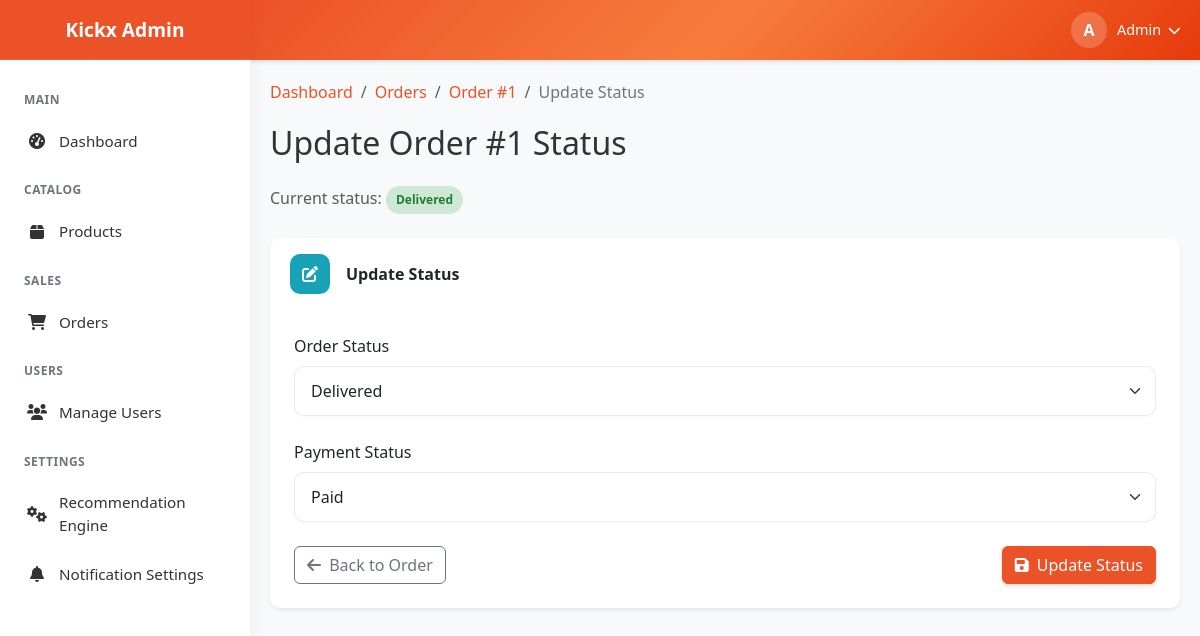
Page /admin/order/update/1 (signed in) on the committed database.
### kickx_app.py (models this page shows, shortened)
class User(db.Model, UserMixin):
    __tablename__ = 'users'
    id: Mapped[int] = mapped_column(primary_key=True, autoincrement=True)
    username: Mapped[str] = mapped_column(String(64), unique=True, nullable=False)
    email: Mapped[str] = mapped_column(String(120), unique=True, nullable=False)
    password_hash: Mapped[str] = mapped_column(String(128))
    first_name: Mapped[str] = mapped_column(String(64), nullable=True)
    last_name: Mapped[str] = mapped_column(String(64), nullable=True)
    created_at: Mapped[datetime] = mapped_column(default=datetime.utcnow)
    is_active: Mapped[bool] = mapped_column(Boolean, default=True)
    is_admin: Mapped[bool] = mapped_column(Boolean, default=False)
    orders = relationship('Order', back_populates='user', lazy='dynamic')
    reviews = relationship('Review', back_populates='user', lazy='dynamic')
    cart = relationship('Cart', back_populates='user', uselist=False)
    wishlist = relationship('Wishlist', back_populates='user', uselist=False)
    addresses = relationship('Address', back_populates='user', lazy='dynamic')
    notifications = relationship('Notification', back_populates='user', lazy='dynamic')

class Order(db.Model):
    __tablename__ = 'order'
    id: Mapped[int] = mapped_column(primary_key=True, autoincrement=True)
    user_id: Mapped[int] = mapped_column(ForeignKey('users.id'), nullable=False)
    status: Mapped[str] = mapped_column(String(20), default='pending')
    payment_status: Mapped[str] = mapped_column(String(20), default='pending')
    payment_id: Mapped[str] = mapped_column(String(64), nullable=True)
    payment_method: Mapped[str] = mapped_column(String(20), default='paypal')
    total_amount: Mapped[float] = mapped_column(Float, nullable=False)
    shipping_address: Mapped[str] = mapped_column(Text, nullable=False)
    shipping_city: Mapped[str] = mapped_column(String(64), nullable=False)
    shipping_state: Mapped[str] = mapped_column(String(64), nullable=False)
    shipping_zip: Mapped[str] = mapped_column(String(20), nullable=False)
    shipping_country: Mapped[str] = mapped_column(String(64), nullable=False)
    tracking_number: Mapped[str] = mapped_column(String(64), nullable=True)
    shipping_cost: Mapped[float] = mapped_column(Float, default=0.0)
    discount_amount: Mapped[float] = mapped_column(Float, default=0.0)
    processing_date: Mapped[datetime] = mapped_column(DateTime, nullable=True)
    shipping_date: Mapped[datetime] = mapped_column(DateTime, nullable=True)
    delivery_date: Mapped[datetime] = mapped_column(DateTime, nullable=True)
    created_at: Mapped[datetime] = mapped_column(default=datetime.utcnow)
    updated_at: Mapped[datetime] = mapped_column(default=datetime.utcnow, onupdate=datetime.utcnow)
    user = relationship('User', back_populates='orders')
    items = relationship('OrderItem', back_populates='order', lazy='dynamic', cascade='all, delete-orphan')

### kickx_app.py (the view, shortened to what this page needs)
@app.route('/admin/order/update/<int:order_id>', methods=['GET', 'POST'])
@login_required
def admin_update_order(order_id):
    if not current_user.is_admin:
        flash('You do not have permission to access the admin area!', 'danger')
        return redirect(url_for('index'))
    order = Order.query.get_or_404(order_id)
    return render_template('admin/update_order_status.html', order=order)

### kickx_app.py (called while the page is built)
@login_manager.user_loader
def load_user(user_id):
    return User.query.get(int(user_id))

@app.before_request
def load_notifications():
    if current_user.is_authenticated:
        notifications = Notification.query.filter_by(user_id=current_user.id) \
            .order_by(Notification.created_at.desc()) \
            .limit(5) \
            .all()
        g.notifications = notifications
    else:
        g.notifications = []

@app.context_processor
def utility_processor():
    def get_notifications():
        if hasattr(g, 'notifications'):
            return g.notifications
        return []
    return {'notifications': get_notifications()}

### templates/admin/update_order_status.html (shortened to what this page needs)
{% extends "admin/layout.html" %}
{% block content %}
<div class="container-fluid px-0">
    <nav aria-label="breadcrumb">
        <ol class="breadcrumb">
            <li class="breadcrumb-item"><a href="{{ url_for('admin_dashboard') }}">Dashboard</a></li>
            <li class="breadcrumb-item"><a href="{{ url_for('admin_orders') }}">Orders</a></li>
            <li class="breadcrumb-item"><a href="{{ url_for('admin_order_detail', order_id=order.id) }}">Order #{{ order.id }}</a></li>
            <li class="breadcrumb-item active">Update Status</li>
        </ol>
    </nav>
    <div class="d-flex justify-content-between align-items-center mb-4">
        <h2 class="mb-0">Update Order #{{ order.id }} Status</h2>
    </div>
    <p class="text-muted mb-4">Current status: <span class="status-badge status-{{ order.status }}">{{ order.status }}</span></p>
    <div class="dashboard-card card border-0 shadow-sm mb-4">
        <div class="card-header bg-white py-3 border-0">
            <div class="d-flex align-items-center">
                <div class="card-icon me-3" style="background-color: #17a2b8;">
                    <i class="fas fa-edit"></i>
                </div>
                <h5 class="card-title mb-0">Update Status</h5>
            </div>
        </div>
        <div class="card-body p-4">
            <form method="POST" action="{{ url_for('admin_update_order', order_id=order.id) }}">
                <div class="mb-4">
                    <label for="status" class="form-label fw-medium">Order Status</label>
                    <select name="status" id="status" class="form-select" required>
                        <option value="delivered" {% if order.status == 'delivered' %}selected{% endif %}>Delivered</option>
                    </select>
                </div>
                <div class="mb-4">
                    <label for="payment_status" class="form-label fw-medium">Payment Status</label>
                    <select name="payment_status" id="payment_status" class="form-select">
                        <option value="paid" {% if order.payment_status == 'paid' %}selected{% endif %}>Paid</option>
                    </select>
                </div>
                <div class="d-flex justify-content-between">
                    <a href="{{ url_for('admin_order_detail', order_id=order.id) }}" class="btn btn-outline-secondary">
                        <i class="fas fa-arrow-left me-1"></i> Back to Order
                    </a>
                    <button type="submit" class="btn btn-primary">
                        <i class="fas fa-save me-1"></i> Update Status
                    </button>
                </div>
            </form>
        </div>
    </div>
</div>
{% endblock %}

### templates/admin/layout.html (shortened to what this page needs)
<!DOCTYPE html>
<html lang="en">
<head>
    <link rel="stylesheet" href="https://cdnjs.cloudflare.com/ajax/libs/font-awesome/6.0.0/css/all.min.css">
    {{ bootstrap.load_css() }}
</head>
<body>
    <div class="admin-sidebar" id="sidebar">
        <div class="sidebar-header d-flex align-items-center justify-content-center">
            <h1 class="brand-name text-center">Kickx Admin</h1>
        </div>
        <ul class="sidebar-menu">
            <li class="menu-title">MAIN</li>
            <a href="{{ url_for('admin_dashboard') }}" class="menu-item {% if request.endpoint == 'admin_dashboard' %}active{% endif %}">
                <i class="fas fa-tachometer-alt"></i> Dashboard
            </a>
            <li class="menu-title">CATALOG</li>
            <a href="{{ url_for('admin_products') }}" class="menu-item {% if 'admin_products' in request.endpoint %}active{% endif %}">
                <i class="fas fa-box"></i> Products
            </a>
            <li class="menu-title">SALES</li>
            <a href="{{ url_for('admin_orders') }}" class="menu-item {% if 'admin_orders' in request.endpoint %}active{% endif %}">
                <i class="fas fa-shopping-cart"></i> Orders
            </a>
            <li class="menu-title">USERS</li>
            <a href="{{ url_for('admin_users') }}" class="menu-item {% if 'admin_users' in request.endpoint %}active{% endif %}">
                <i class="fas fa-users"></i> Manage Users
            </a>
            <li class="menu-title">SETTINGS</li>
            <a href="{{ url_for('admin_recommendation_engine') }}" class="menu-item {% if request.endpoint == 'admin_recommendation_engine'%}active{% endif %}">
                <i class="fas fa-cogs"></i> Recommendation Engine
            </a>
            <a href="{{ url_for('admin_notification_settings') }}" class="menu-item {% if request.endpoint == 'admin_notification_settings'%}active{% endif %}">
                <i class="fas fa-bell"></i> Notification Settings
            </a>
        </ul>
    </div>
    <div class="admin-topbar">
        <div class="user-dropdown">
            <div class="admin-avatar">
                {{ current_user.first_name[0] }}
            </div>
            <div class="admin-name">
                {{ current_user.first_name }} <i class="fas fa-chevron-down ms-1" style="font-size: 0.8rem;"></i>
            </div>
        </div>
    </div>
    <div class="admin-content">
        <div class="content-wrapper mx-auto" style="max-width: 1400px;">
            {% block content %}{% endblock %}
        </div>
    </div>
</body>
</html>

### templates/admin/layout.html (style rules this page uses)
:root { --primary-color: #EC5228; --primary-light: rgba(236, 82, 40, 0.1); --primary-hover: #d13e18; --text-color: #333333; --text-muted: #6c757d; --border-color: rgba(0, 0, 0, 0.1); --sidebar-width: 250px; --topbar-height: 60px; --success-color: #28a745; --danger-color: #dc3545; --warning-color: #ffc107; --info-color: #17a2b8; --bg-light: #f8f9fa; }
body { font-family: 'Segoe UI', Tahoma, Geneva, Verdana, sans-serif; background-color: var(--bg-light); color: var(--text-color); min-height: 100vh; display: flex; padding: 0; margin: 0; }
.admin-sidebar { width: var(--sidebar-width); background-color: white; height: 100vh; position: fixed; left: 0; top: 0; z-index: 1030; box-shadow: 0 0 20px rgba(0, 0, 0, 0.05); transition: all 0.3s ease; overflow-y: auto; }
.sidebar-header { height: var(--topbar-height); padding: 0 20px; display: flex; align-items: center; justify-content: flex-start; background-color: var(--primary-color); color: white; border-bottom: 1px solid rgba(255, 255, 255, 0.1); }
.brand-name { font-weight: 700; font-size: 1.2rem; color: white; margin: 0; }
.sidebar-menu { padding: 0; list-style: none; margin: 0; padding-top: 15px; }
.menu-title { font-size: 0.75rem; text-transform: uppercase; color: var(--text-muted); padding: 1rem 1.5rem 0.5rem; letter-spacing: 0.5px; font-weight: 600; }
.menu-item { display: flex; align-items: center; padding: 0.8rem 1.5rem; color: var(--text-color); text-decoration: none; transition: all 0.2s ease; border-left: 3px solid transparent; font-size: 0.95rem; }
.menu-item i { margin-right: 12px; font-size: 1rem; width: 20px; text-align: center; }
.admin-topbar { height: var(--topbar-height); background: linear-gradient(135deg, var(--primary-color), #f77c3c, #e63b0c); position: fixed; top: 0; left: var(--sidebar-width); right: 0; z-index: 1025; display: flex; align-items: center; justify-content: space-between; padding: 0 20px; box-shadow: 0 2px 4px rgba(0, 0, 0, 0.1); transition: all 0.3s ease; color: white; }
.user-dropdown { display: flex; align-items: center; cursor: pointer; position: relative; }
.user-dropdown .admin-avatar { width: 36px; height: 36px; background-color: rgba(255, 255, 255, 0.2); color: white; border-radius: 50%; display: flex; align-items: center; justify-content: center; margin-right: 10px; font-weight: bold; }
.user-dropdown .admin-name { color: white; font-weight: 500; font-size: 0.9rem; }
.admin-content { flex: 1; margin-left: var(--sidebar-width); margin-top: var(--topbar-height); padding: 20px; transition: all 0.3s ease; width: calc(100% - var(--sidebar-width)); }
.breadcrumb { background: transparent; padding: 0; margin-bottom: 20px; }
.breadcrumb-item a { color: var(--primary-color); text-decoration: none; }
.breadcrumb-item.active { color: var(--text-muted); }
.card { border: none; border-radius: 10px; box-shadow: 0 4px 15px rgba(0, 0, 0, 0.05); margin-bottom: 20px; }
.card-header { background-color: white; border-bottom: 1px solid rgba(0, 0, 0, 0.05); padding: 15px 20px; display: flex; justify-content: space-between; align-items: center; border-top-left-radius: 10px !important; border-top-right-radius: 10px !important; }
.card-title { margin: 0; font-size: 16px; font-weight: 600; }
.btn-primary { background-color: var(--primary-color); border-color: var(--primary-color); box-shadow: 0 2px 5px rgba(236, 82, 40, 0.2); }
.form-control, .form-select { border-radius: 8px; border: 1px solid rgba(0, 0, 0, 0.1); box-shadow: 0 1px 2px rgba(0, 0, 0, 0.05); padding: 0.5rem 0.75rem; transition: all 0.3s ease; }

### templates/admin/update_order_status.html (style rules this page uses)
.card { border-radius: 10px; transition: all 0.3s ease; overflow: hidden; }
.card-header { border-bottom: 1px solid rgba(0,0,0,0.05); }
.card-icon { width: 40px; height: 40px; border-radius: 10px; display: flex; align-items: center; justify-content: center; color: white; font-size: 1rem; }
.status-badge { padding: 5px 10px; border-radius: 20px; font-size: 12px; font-weight: 600; text-transform: capitalize; display: inline-block; }
.status-delivered { background-color: rgba(40, 167, 69, 0.2); color: #1e7e34; }
.form-control, .form-select { border-radius: 10px; padding: 0.75rem 1rem; border: 1px solid rgba(0, 0, 0, 0.08); box-shadow: 0 2px 4px rgba(0, 0, 0, 0.02); transition: all 0.3s ease; }

### rows in the picture
User: first_name "A", first_name "Admin"
Order: id "1", status "Delivered", payment_status "Paid"
